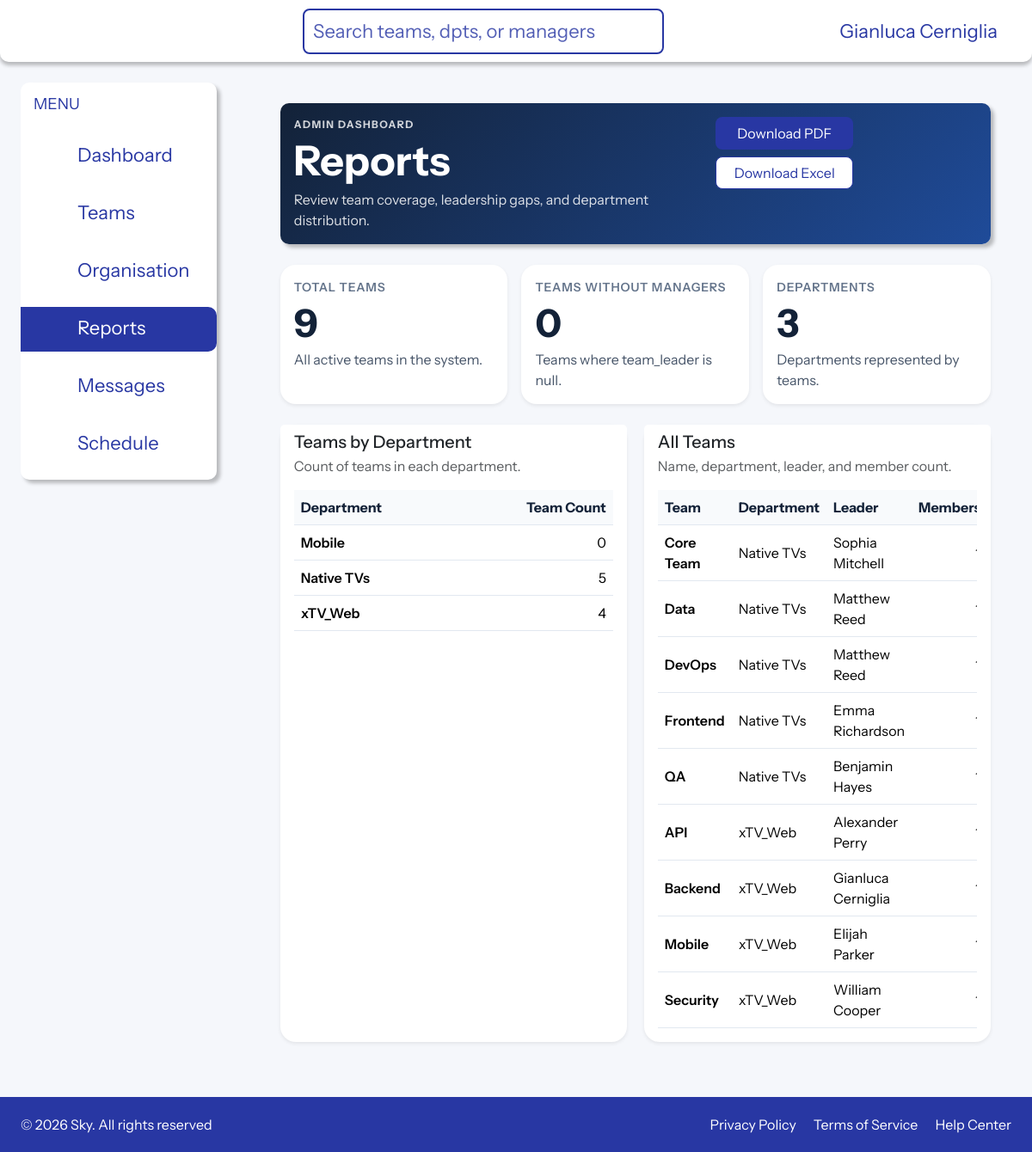
Page /reports/ (signed in) on the committed database.
### apps/teams/models.py (models this page shows, shortened)
class User(AbstractUser):
    team = models.ForeignKey(
        Team,
        on_delete=models.CASCADE,
        db_column="team_id",
        related_name="users",
        null=True,
        blank=True,
    )
    class Meta:
        db_table = "user"

class Department(models.Model):
    department_id = models.AutoField(primary_key=True)
    department_name = models.TextField(blank=True, null=True)
    department_head = models.ForeignKey(
        "User",
        on_delete=models.SET_NULL,
        null=True,
        blank=True,
        db_column="department_head",
        related_name="headed_departments",
    )
    class Meta:
        db_table = "department"

class Team(models.Model):
    team_id = models.AutoField(primary_key=True)
    team_name = models.TextField(blank=True, null=True)
    team_leader = models.ForeignKey(
        "User",
        on_delete=models.SET_NULL,
        null=True,
        blank=True,
        db_column="team_leader",
        related_name="led_teams",
    )
    department = models.ForeignKey(
        Department,
        on_delete=models.CASCADE,
        db_column="department_id",
        related_name="teams",
    )
    slack_channels = models.TextField(blank=True, null=True)
    daily_standup_time = models.TextField(blank=True, null=True)
    team_wiki = models.TextField(blank=True, null=True)
    development_focus_areas = models.TextField(blank=True, null=True)
    key_skills_technologies = models.TextField(blank=True, null=True)
    downstream_dependency = models.ForeignKey(
        "self",
        on_delete=models.SET_NULL,
        null=True,
        blank=True,
        related_name="upstream_teams",
    )
    class Meta:
        db_table = "team"

### apps/teams/views.py (the view)
# urls.py: path("reports/", reports_view, name="reports"),
@login_required
@user_passes_test(is_admin_user)
def reports_view(request):
    team_rows, department_rows, summary = _build_report_rows()
    download_format = request.GET.get("format")
    if download_format == "pdf":
        return _build_pdf_response(team_rows, department_rows, summary)
    if download_format == "xlsx":
        return _build_excel_response(team_rows, department_rows, summary)
    return render(
        request,
        "teams/reports.html",
        {
            "team_rows": team_rows,
            "department_rows": department_rows,
            "summary": summary,
        },
    )

### apps/teams/views.py (called while the page is built)
def is_admin_user(user):
    return user.is_authenticated and (user.is_staff or user.is_superuser)

def _display_user_name(user):
    if not user:
        return "Unassigned"
    full_name = user.get_full_name().strip()
    return full_name or user.username or "Unassigned"

### apps/teams/templates/teams/reports.html (shortened to what this page needs)
{% extends "base.html" %}
{% block content %}
<div class="reports-page">
    <div class="reports-hero card border-0 mb-4 rounded-component-design ">
        <div class="card-body reports-hero-body">
            <div>
                <p class="reports-eyebrow mb-2">Admin dashboard</p>
                <h1 class="reports-title mb-2">Reports</h1>
                <p class="reports-subtitle mb-0">Review team coverage, leadership gaps, and department distribution.</p>
            </div>
            <div class="reports-actions d-flex flex-wrap gap-2">
                <a href="?format=pdf" class="btn btn-primary">Download PDF</a>
                <a href="?format=xlsx" class="btn btn-outline-primary">Download Excel</a>
            </div>
        </div>
    </div>
    <div class="reports-stats-grid mb-4">
        <div class="report-stat-card card shadow-sm border-0">
            <div class="card-body">
                <div class="report-stat-label">Total Teams</div>
                <div class="report-stat-value">{{ summary.total_teams }}</div>
                <div class="report-stat-note">All active teams in the system.</div>
            </div>
        </div>
        <div class="report-stat-card card shadow-sm border-0">
            <div class="card-body">
                <div class="report-stat-label">Teams Without Managers</div>
                <div class="report-stat-value">{{ summary.teams_without_managers }}</div>
                <div class="report-stat-note">Teams where <span>team_leader</span> is null.</div>
            </div>
        </div>
        <div class="report-stat-card card shadow-sm border-0">
            <div class="card-body">
                <div class="report-stat-label">Departments</div>
                <div class="report-stat-value">{{ summary.total_departments }}</div>
                <div class="report-stat-note">Departments represented by teams.</div>
            </div>
        </div>
    </div>
    <div class="reports-grid">
        <div class="report-panel card shadow-sm border-0">
            <div class="card-header bg-white border-0 pb-0">
                <h2 class="h5 mb-1">Teams by Department</h2>
                <p class="text-muted mb-0">Count of teams in each department.</p>
            </div>
            <div class="card-body">
                <div class="table-responsive">
                    <table class="table align-middle report-table mb-0">
                        <thead>
                            <tr>
                                <th>Department</th>
                                <th class="text-end">Team Count</th>
                            </tr>
                        </thead>
                        <tbody>
                            {% for row in department_rows %}
                            <tr>
                                <td class="fw-semibold">{{ row.name }}</td>
                                <td class="text-end">{{ row.team_count }}</td>
                            </tr>
                            {% empty %}
                            <tr>
                                <td colspan="2" class="text-center text-muted py-4">No departments found.</td>
                            </tr>
                            {% endfor %}
                        </tbody>
                    </table>
                </div>
            </div>
        </div>
        <div class="report-panel card shadow-sm border-0">
            <div class="card-header bg-white border-0 pb-0">
                <h2 class="h5 mb-1">All Teams</h2>
                <p class="text-muted mb-0">Name, department, leader, and member count.</p>
            </div>
            <div class="card-body">
                <div class="table-responsive">
                    <table class="table align-middle report-table mb-0">
                        <thead>
                            <tr>
                                <th>Team</th>
                                <th>Department</th>
                                <th>Leader</th>
                                <th class="text-end">Members</th>
                            </tr>
                        </thead>
                        <tbody>
                            {% for row in team_rows %}
                            <tr>
                                <td class="fw-semibold">{{ row.name }}</td>
                                <td>{{ row.department }}</td>
                                <td>{{ row.leader }}</td>
                                <td class="text-end">{{ row.member_count }}</td>
                            </tr>
                            {% empty %}
                            <tr>
                                <td colspan="4" class="text-center text-muted py-4">No teams found.</td>
                            </tr>
                            {% endfor %}
                        </tbody>
                    </table>
                </div>
            </div>
        </div>
    </div>
</div>
{% endblock %}

### templates/header.html (shortened to what this page needs)
<header class="site-header">
    <div class="top-bar">
        <div class="header-inner">
            <div class="header-row">
                <div class="logo-section">
                    {% load svg %}
                </div>
                {% if user.is_authenticated %}
                    <div class="search-bar">
                        <form action="{% url 'team-list' %}" method="get" class="search-bar-form">
                            <input id="search" name="q" type="text" placeholder="Search teams, dpts, or managers" class="search-input">
                                {% load svg %}
                        </form>
                    </div>
                    <div class="profile-section d-flex align-items-center">
                                {% load svg %}
                        <div class="user-section pe-3">
                            {% if user.first_name and user.last_name %}
                                <span class="user-label">{{ user.first_name }} {{ user.last_name }}</span>
                            {% else %}
                                <span class="user-label">{{ user.username }}</span>
                            {% endif %}
                        </div>
                                {% load svg %}
                    </div>
                {% endif %}
            </div>
        </div>
    </div>
</header>

### apps/pages/static/pages/css/main.css (style rules this page uses)
html, body { height: 100%; margin: 0; padding: 0; }
.rounded-component-design { background: #FFFFFF; box-shadow: 4px 4px 4px rgba(0, 0, 0, 0.25); border-radius: 10px; }
body.site-body { font-family: "Instrument Sans", Arial, sans-serif; background: #f5f7fb; color: #111827; }
.btn { border-radius: 8px !important; }
.btn.btn-primary { background-color: #2837A3; transition: all 0.3s ease; border: 1px solid transparent; }
.btn.btn-outline-primary { background-color: #fff; color: #2837A3; border: 1px solid #2837A3; }
.site-header { width: 100%; background: #ffffff; box-shadow: 0px 4px 4px rgba(0, 0, 0, 0.25); border-radius: 0px 0px 10px 10px; }
.header-inner { width: 100%; max-width: 1920px; margin: 0 auto; padding: 0 24px; }
.header-row { min-height: 72px; display: flex; align-items: center; justify-content: space-between; gap: 24px; }
header.site-header .header-inner .header-row .profile-section .user-section .user-label { color: #2837A3; font-size: 22px; font-weight: 400; }
.logo-section { min-width: 140px; min-height: 40px; display: flex; align-items: center; }
.user-label { font-size: 0.95rem; font-weight: 600; color: #374151; }
.search-bar { display: flex; align-items: center; border: 2px solid #2837a3; border-radius: 8px; padding: 0 10px; max-width: 420px; min-width: 420px; background-color: #fff; }
.search-bar-form { display: flex; width: 100%; align-items: center; }
.search-input { border: none; outline: none; flex-grow: 1; font-size: 22px; color: #2837a3; padding: 8px 0; }
.search-input::placeholder { color: #2837a3; opacity: 0.8; }

### apps/teams/templates/teams/reports.html (style rules this page uses)
.reports-page { padding: 24px; }
.reports-hero-body { display: flex; align-items: flex-start; justify-content: space-between; gap: 24px; background: linear-gradient(135deg, #132238 0%, #1f4b99 100%); color: #fff; border-radius: 10px; }
.reports-eyebrow { text-transform: uppercase; letter-spacing: 0.12em; font-size: 0.75rem; font-weight: 700; opacity: 0.8; }
.reports-title { font-size: clamp(2rem, 4vw, 3rem); font-weight: 800; line-height: 1.05; margin: 0; }
.reports-subtitle { max-width: 56rem; color: rgba(255, 255, 255, 0.85); font-size: 1rem; }
.reports-actions .btn { min-width: 160px; }
.reports-stats-grid { display: grid; grid-template-columns: repeat(3, minmax(0, 1fr)); gap: 16px; }
.report-stat-card { border-radius: 18px; }
.report-stat-label { font-size: 0.875rem; color: #64748b; font-weight: 600; text-transform: uppercase; letter-spacing: 0.06em; }
.report-stat-value { font-size: clamp(2rem, 4vw, 2.8rem); font-weight: 800; color: #132238; line-height: 1.05; margin-top: 0.5rem; }
.report-stat-note { color: #475569; margin-top: 0.35rem; }
.reports-grid { display: grid; grid-template-columns: repeat(2, minmax(0, 1fr)); gap: 20px; }
.report-panel { border-radius: 18px; }
.report-table thead th { background: #f8fafc; color: #132238; font-weight: 700; border-bottom: 1px solid #e2e8f0; white-space: nowrap; }
.report-table tbody td { border-color: #e2e8f0; }

### rows in the picture
User: first_name "Gianluca", last_name "Cerniglia"
Department: name "Mobile"
Department: name "Native TVs", department "Native TVs" "Native TVs" "Native TVs" "Native TVs" "Native TVs"
Department: name "xTV_Web", department "xTV_Web" "xTV_Web" "xTV_Web" "xTV_Web"
Team: name "Core Team"
Team: name "Data"
Team: name "DevOps"
Team: name "Frontend"
Team: name "QA"
Team: name "API"
Team: name "Backend"
Team: name "Mobile"
Team: name "Security"

### other values in the picture
{{ summary.total_teams }} "9"
{{ summary.teams_without_managers }} "0"
{{ summary.total_departments }} "3"
{{ row.team_count }} "0" "5" "4"
{{ row.leader }} "Sophia Mitchell" "Matthew Reed" "Matthew Reed" "Emma Richardson" "Benjamin Hayes" "Alexander Perry" "Gianluca Cerniglia" "Elijah Parker" "William Cooper"
